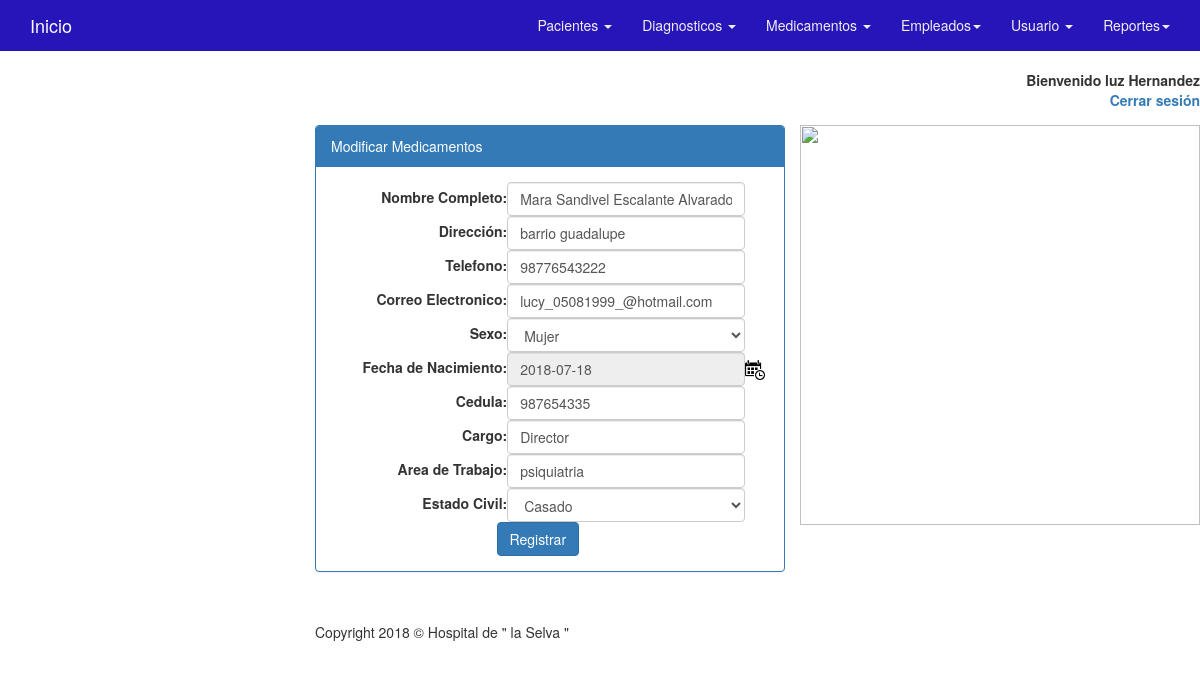
The app's page /empleados/modificar.php?id=4 (signed in) with its own data.
### tables this page shows
CREATE TABLE IF NOT EXISTS `empleados` (
  `id` int(11) NOT NULL AUTO_INCREMENT,
  `nombre` varchar(50) NOT NULL,
  `dir` varchar(50) NOT NULL,
  `tel` varchar(50) NOT NULL,
  `correo` varchar(50) NOT NULL,
  `sexo` enum('Hombre','Mujer') NOT NULL,
  `fecha_nac` date NOT NULL,
  `cedula` varchar(50) NOT NULL,
  `cargo` varchar(50) NOT NULL,
  `area_tra` varchar(50) NOT NULL,
  `edo_civil` set('Soltero','Casado') NOT NULL,
  PRIMARY KEY (`id`)
);

### fsesion.php (called while the page is built, shortened)
<?php
function verificar_usuario(){
	return $_SESSION['tipo'];
}
?>

### empleados/modificar.php (the view, shortened to what this page needs)
<!DOCTYPE html>
<html>
<head>
    <link href="../css/bootstrap.min.css" rel="stylesheet">
    <link href="../css/modern-business.css" rel="stylesheet">
    <link href="../css/dhtmlgoodies_calendar.css" rel="stylesheet">
    <link href="../font-awesome/css/font-awesome.min.css" rel="stylesheet" type="text/css">
<BODY BACKGROUND="../images/522.jpg">
</head>
<body>
<?php
include('../fsesion.php');
if (verificar_usuario()){
	echo '<br><p align="right"> <label>Bienvenido '.$_SESSION['usuario']; echo '<br> &nbsp; <a href="../salir.php"> Cerrar sesi&oacute;n </a> </label></p> ';
} else {
	header('Location:../index.php');
	}
?>
    <nav class="navbar navbar-inverse navbar-fixed-top" role="navigation">
        <div class="container">
            <div class="navbar-header">
                <a class="navbar-brand" href="../principal.php">Inicio</a>
            </div>
            <div class="collapse navbar-collapse" id="bs-example-navbar-collapse-1">
                <ul class="nav navbar-nav navbar-right">
                    <li class="dropdown">
                        <a href="#" class="dropdown-toggle" data-toggle="dropdown">Pacientes <b class="caret"></b></a>
                    </li>
                    <li class="dropdown">
                        <a href="#" class="dropdown-toggle" data-toggle="dropdown">Diagnosticos <b class="caret"></b></a>
                    </li>
                    <li class="dropdown">
                        <a href="#" class="dropdown-toggle" data-toggle="dropdown"> Medicamentos <b class="caret"></b></a>
                    </li>
                    <li class="dropdown">
                        <a href="#" class="dropdown-toggle" data-toggle="dropdown">Empleados<b class="caret"></b></a>
                    </li>
                    <li class="dropdown">
                        <a href="#" class="dropdown-toggle" data-toggle="dropdown">Usuario <b class="caret"></b></a>
                    </li>
                    <li class="dropdown">
                        <a href="#" class="dropdown-toggle" data-toggle="dropdown">Reportes<b class="caret"></b></a>
                    </li>
                </ul>
            </div>
        </div>
    </nav>
<IMG SRC="../images/luz.png" ALIGN="right"  WIDTH=400 HEIGHT=400 >
    <div class="col-md-5 col-md-offset-3">
        <div class="panel panel-primary">
                      <div class="panel-heading">Modificar Medicamentos</div>
                      <div class="panel-body">
                      <?php
                         require_once("../conexion/conexion.php");
                      $opcion = $_GET['id'];
                      $result=mysqli_query($link,"SELECT * FROM empleados WHERE id='$opcion'");
                      $consulta = mysqli_fetch_array($result);
					  ?>
                      <table width="100%">
                      <form action="modificar_empleados.php" method="post" id="frmmodificarempleados">
                      <tr class="espacio">
                      <td align="right"> <label for="nombre">Nombre Completo:</label></td><td><input type="text" class="form-control" name="nombre" id="nombre" pattern="[a-zA-ZàáâäãåąčćęèéêëėįìíîïłńòóôöõøùúûüųūÿýżźñçčšžÀÁÂÄÃÅĄĆČĖĘÈÉÊËÌÍÎÏĮŁŃÒÓÔÖÕØÙÚÛÜŲŪŸÝŻŹÑßÇŒÆČŠŽ∂ð ,.'-]{2,48}"  autofocus required value="<?php echo $consulta['nombre'];?>"></td>
                      </tr>
                      <tr class="espacio">
                      <td align="right"> <label for="dir">Dirección:</label></td><td><input type="text" class="form-control" name="dir" id="dir" required value="<?php echo $consulta['dir'];?>"></td>
                      </tr>
                      <tr class="espacio">
                      <td align="right"> <label for="tel">Telefono:</label></td><td><input maxlength="10" type="tel" class="form-control" name="tel" id="tel" required value="<?php echo $consulta['tel'];?>"></td>
                      </tr>
                      <tr class="espacio">
                      <td align="right"> <label for="correo">Correo Electronico:</label></td><td><input type="text" class="form-control" name="correo" id="correo" pattern="^[a-zA-Z0-9.!#$%&’*+/=?^_`{|}~-]+@[a-zA-Z0-9-]+(?:\.[a-zA-Z0-9-]+)*$" required value="<?php echo $consulta['correo'];?>"></td>
                      </tr>
                      <tr class="espacio">
                     <td align="right"><label>Sexo:</label></td><td><select name="sexo" id="sexo" class="form-control">
                                <option value="<?php echo $consulta['sexo'];?>"><?php echo $consulta['sexo'];?></option>
                                </tr>
                     <tr class="espacio">
                      <td align="right"> <label for="fecha_nac">Fecha de Nacimiento:</label></td><td><input type="text" class="form-control" name="fecha_nac" id="fecha_nac" required readonly value="<?php echo $consulta['fecha_nac'];?>"></td><td><span><img src="../images/calendar1.gif" width="20px" height="20px" onClick="displayCalendar(document.forms[0].fecha_nac,'yyyy-mm-dd',this)"></span></td>
                      </tr>
                      <tr class="espacio">
                      <td align="right"> <label for="cedula">Cedula:</label></td><td><input type="text" class="form-control" name="cedula" id="cedula" required value="<?php echo $consulta['cedula'];?>"></td>
                      </tr>
                     <tr class="espacio">
                      <td align="right"> <label for="cargo">Cargo:</label></td><td><input type="text" class="form-control" name="cargo" id="cargo" required value="<?php echo $consulta['cargo'];?>"></td>
                      </tr>
                      <tr class="espacio">
                      <td align="right"> <label for="area_tra">Area de Trabajo:</label></td><td><input type="text" class="form-control" name="area_tra" id="area_tra" required value="<?php echo $consulta['area_tra'];?>"></td>
                      </tr>
                      <tr class="espacio">
                     <td align="right"><label>Estado Civil:</label></td><td><select name="edo_civil" id="edo_civil" class="form-control">
                                <option value="<?php echo $consulta['edo_civil'];?>"><?php echo $consulta['edo_civil'];?></option>
                            </td>
                      <tr>
        			  <td align="center" colspan="2"><input type="submit"  class="btn btn-primary" value="Registrar"  title="Registrar"></td>
                      </tr>
                  	  </form>
                      </table>
                      </div>
                      </div>
        <footer>
            <div class="row">
                <div class="col-lg-12">
                    <p>Copyright 2018 &copy; Hospital de " la Selva "</p>
                </div>
            </div>
        </footer>
    </div>
</body>
</html>

### css/modern-business.css (style rules this page uses)
html, body { height: 100%; }
body { padding-top: 50px; }
footer { margin: 50px 0; }

### records on screen
empleados: nombre "Mara Sandivel Escalante Alvarado", dir "barrio guadalupe", tel "98776543222", correo "lucy_05081999_@hotmail.com", sexo "Mujer", fecha_nac "2018-07-18", cedula "987654335", cargo "Director", area_tra "psiquiatria", edo_civil "Casado"

### other values on screen
$_SESSION['usuario'] "luz Hernandez"
